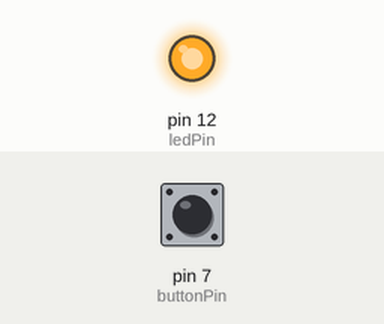
Simulated run of this sketch. Board: Arduino Uno, built with avr-gcc and run on an emulated ATmega328P. Shown: output pins drawn as LEDs (lit = HIGH). Inputs (shaded band) come from the test bench; at power-on: pin 7 (buttonPin) HIGH.

Above: at 1.2 s.
1.3 s: pin 7 (buttonPin) pulled LOW for 0.15 s
At 1.37 s:
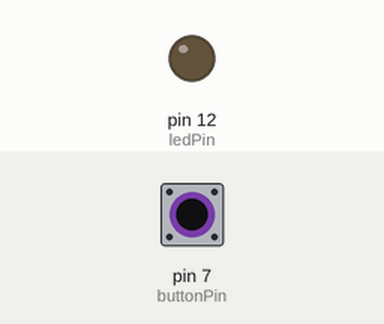
2.9 s: pin 7 (buttonPin) pulled LOW for 3.2 s
At 6.8 s:
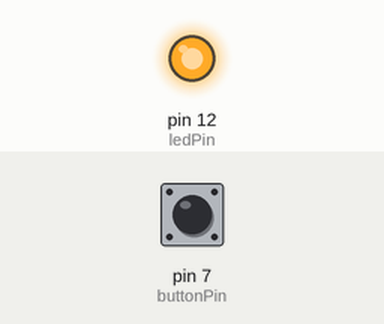
Timing chart, 0 to 8.3 s (numbered marks = the images above; inputs shaded):
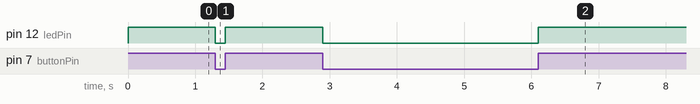

Measured:
- after the input at 1.3 s, pin 12 (ledPin): HIGH → LOW at once, → HIGH 0.15 s later
- after the input at 2.9 s, pin 12 (ledPin): HIGH → LOW at once, → HIGH 3.2 s later

The sketch:

Press_Button.ino
```cpp
const int buttonPin = 7;
const int ledPin =  12;

int buttonState = 0;

void setup()
{
  pinMode(ledPin,OUTPUT);
  pinMode(buttonPin,INPUT);
}

void loop()
{
  buttonState = digitalRead(buttonPin);
  if (buttonState == LOW)
  {
    digitalWrite(ledPin, LOW);
  }
  else
  {
    digitalWrite(ledPin, HIGH);
  }
}
```
